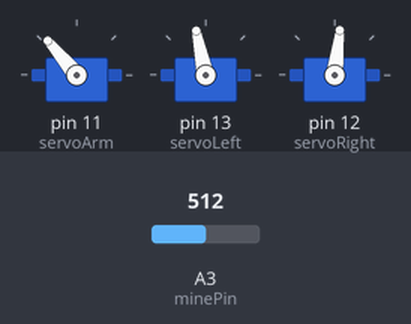
The sketch below on a simulated Arduino Uno, built with avr-gcc and run on an emulated ATmega328P. Parts: 3 × servo. The test bench sets the inputs (shaded band); at power-on: A3 (minePin) = 512. What the sketch prints to the serial monitor is not drawn.

Above: at 0.41 s.
At 5.24 s:
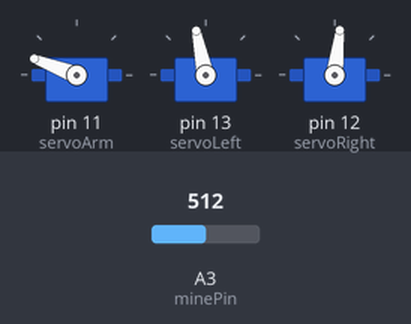
At 8.06 s:
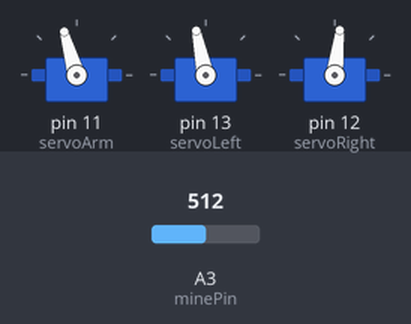
At 18.57 s:
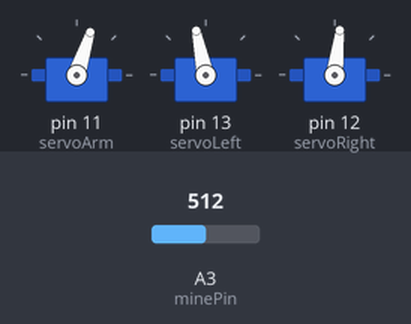
At 29.4 s:
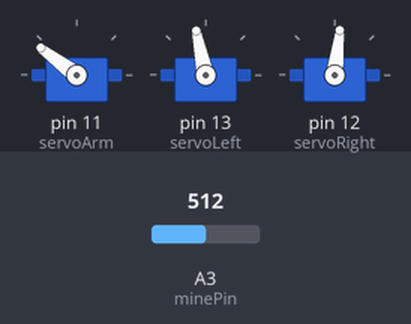
At 37.9 s:
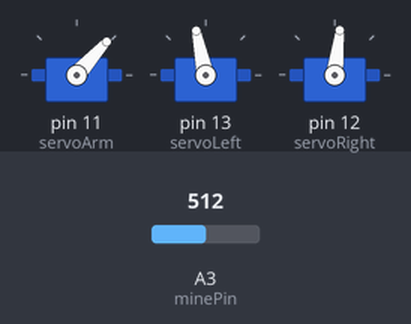
Timing chart, 0 to 40.0 s (numbered marks = the images above):
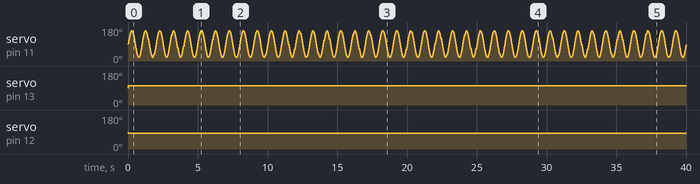

The sketch:

roamingForMines2.ino
```cpp
// Robotics with the BOE Shield
// Go forward.  Back up and turn if whiskers indicate BOE Shield bot bumped
// into something.
//////////// Parameters  //////////////////////////////////////////////////
const int speedZero=1500;           //servo speed for zero
const int speedMax=100;             //The servo number for max
const double armPeriod = 1000;
const int speedLeftIsMax = 1;        //if left is higher, set to 1, else -1
const int minePin = A3;
const int criticalReading = 20;    //Below this reading mine is declared
const int rotationTime = 1000;     // If a mine is detected, rotate for this time
const int maxAngle = 70;            //Range of movement
const int armCenter = 90;           //middle position of arm
const int noOfSlices = 3;           //Mustn't be changed from 3
const double pi = 3.14159265358979;
double turningTime = 0.0;
double tresh = 0.6;


//dt=1;//miliseconds
///////////////////////////////////////////////////////////////////////////
#include <Servo.h>                           // Include servo library

Servo servoLeft;                             // Declare left and right servos
Servo servoRight;
Servo servoArm;
double visibilitySlices[] = {0, 0, 0};
double sliceCoverageLR = (2*maxAngle)/(noOfSlices+1);
double sliceCoverageC = (2*maxAngle)/(noOfSlices+1);
double sliceDecayUp = 0.5;
double sliceDecayDown = 0.1;
boolean turnRight = 1;       // Rotate in this direction if avoiding mine
int currState = 0;
unsigned long time;
unsigned long dt;
unsigned long startTime;
int mineSensor;
int minePrevSensor;
unsigned long timer(boolean set = false);
double rightRead;            // slice value right
double centreRead;           // ...centre...
double leftRead;             // ...right...

void setup(){                                 // Built-in initialization block
  pinMode(7, INPUT);                         // Set right sensor pin to input
  pinMode(5, INPUT);                         // Set left sensor pin to input

  servoArm.attach(11);
  servoLeft.attach(13);                      // Attach left signal to pin 13
  servoRight.attach(12);                     // Attach right signal to pin 12
  Serial.begin(9600);

}

void loop(){
  //debugWrite(currState);
  //Serial.print("state = ");                     // Display "A3 = "
  //Serial.println(currState);                    // Display measured A3 volts
  dt=millis()-time;
  time = millis();

  int readingArm = 0;//1 - irDetect(2, 3, 38000);       // Check for objects on left
  mineSensor = analogRead(minePin);         // Is a mine spotted?

  if(mineSensor < criticalReading && mineSensor!= 0) {
    readingArm = 1;                                 // Is anything spotted?
  }

  //Serial.println(mineSensor);

  double angle = armCenter + maxAngle*sin(double(2*pi*millis())/(armPeriod));
  //double percAngle = armCenter + maxAngle*sin(double(2*pi*(millis()-40))/(armPeriod));
  servoArm.write(angle);
  delay(1);

  if (angle > 90 + 30) {
    // Left slice
    //visibilitySlices[0] = sliceDecay*double(readingArm) + (1-sliceDecay)*visibilitySlices[0];
    if(readingArm == 1) {
      visibilitySlices[0] = sliceDecayUp*double(readingArm) + (1-sliceDecayUp)*visibilitySlices[0];
    }
    else {
      visibilitySlices[0] = sliceDecayDown*double(readingArm) + (1-sliceDecayDown)*visibilitySlices[0];
    }

  }
  else if (angle < 90 - 30) {
    // Right slice
     //visibilitySlices[2] = sliceDecay*double(readingArm) + (1-sliceDecay)*visibilitySlices[2];
    if(readingArm == 1) {
      visibilitySlices[2] = sliceDecayUp*double(readingArm) + (1-sliceDecayUp)*visibilitySlices[2];
    }
    else {
      visibilitySlices[2] = sliceDecayDown*double(readingArm) + (1-sliceDecayDown)*visibilitySlices[2];
    }
  }
  else {
    // Middle slice
    //visibilitySlices[1] = sliceDecay*double(readingArm) + (1-sliceDecay)*visibilitySlices[1];
    if(readingArm == 1) {
      visibilitySlices[1] = sliceDecayUp*double(readingArm) + (1-sliceDecayUp)*visibilitySlices[1];
    }
    else {
      visibilitySlices[1] = sliceDecayDown*double(readingArm) + (1-sliceDecayDown)*visibilitySlices[1];
    }
  }
  /*else if ((angle > armCenter - maxAngle) && (angle <= maxAngle + armCenter - sliceCoverageC )){
    // Right slice
    visibilitySlices[2] = sliceDecay*double(readingArm) + (1-sliceDecay)*visibilitySlices[2];
  }
  */
  //Serial.println(currState);
  //Start of statemachine

  switch (currState){
      case 0:
        //Some init that we may need to redo here
        // for now, keep empty

        rightRead = visibilitySlices[2];
        centreRead = visibilitySlices[1];
        leftRead = visibilitySlices[0];


        Serial.print(leftRead);
        Serial.print("  ");
        Serial.print(centreRead);
        Serial.print("  ");
        Serial.println(rightRead);


        //rightWheel(0);//(1-centreRead)*(1-1.5*leftRead));
        //leftWheel(0);//(1-centreRead)*(1-1.5*rightRead));


        if(1){//centreRead < tresh){//(leftRead < tresh) && (centreRead < tresh) && (rightRead < tresh)){
          rightWheel((1-centreRead)*(1-leftRead));
          leftWheel((1-centreRead)*(1-rightRead));
        }
        else if (1) {
          rightWheel(-1);
          leftWheel(1);
        }
        else if (centreRead >= tresh){//((leftRead >= tresh) && (centreRead >= tresh) && (rightRead >= tresh)){
          timer(true);
          turningTime = 1000.0;
          currState = 1;
          //turn around for one second
        }
        else if ((leftRead >= tresh) && (centreRead < tresh) && (rightRead < tresh)){
          timer(true);
          turningTime = 100.0;
          currState = 1;
        // turn a little bit away
        }
         else if ((leftRead < tresh) && (centreRead < tresh) && (rightRead >= tresh)){
          timer(true);
          turningTime = 100.0;
          currState = 2;
        // turn a little bit away
         }
          else if ((leftRead >= tresh) && (centreRead < tresh) && (rightRead >= tresh)){
        forward();
        //go forward
         }
        else if ((leftRead >= tresh) && (centreRead >= tresh) && (rightRead < tresh)){
        // turn away
          timer(true);
          turningTime = 500.0;
          currState = 1;
        }
         else if ((leftRead < tresh) && (centreRead >= tresh) && (rightRead >= tresh)){
        // turn away
          timer(true);
          turningTime = 500.0;
          currState = 2;
         }

        break;
      case 1: //rotate right
        if(millis() + timer() < turningTime) {
            rightWheel(1);
            leftWheel(-1);
          }
          else {
            rightWheel(1);
            leftWheel(1);
            currState = 0;
          }
        break;

        case 2: //rotate left
        if(millis() + timer() < turningTime) {
            leftWheel(1);
            rightWheel(-1);
          }
          else {
            leftWheel(1);
            rightWheel(1);
            currState = 0;
          }
        break;
  }

}


//Sets the spped, input is the speed and should be between -1 and 1
void leftWheel(double sp){
  servoLeft.writeMicroseconds(speedZero+(double(speedMax)*sp)*speedLeftIsMax);
}

void rightWheel(double sp){
  servoRight.writeMicroseconds(speedZero-double((speedMax)*sp)*speedLeftIsMax);
}

void forward(){
  leftWheel(1);
  rightWheel(1);
}
/*
void turnLeft(double turnTime){
  leftWheel(-1);
  rightWheel(1);
}

void turnRight(double turnTime){
  leftWheel(1);
  rightWheel(-1);
}
*/

void backward(){
  leftWheel(-1);
  rightWheel(-1);
}


//If arg1 is true, the timer will be reset. else, return time in ms since last reset

unsigned long timer(boolean set){
  if (set) {
    startTime=time;
    return 0;
  }else{
    return time-startTime;
  }
}

int irDetect(int irLedPin, int irReceiverPin, long frequency){
  tone(irLedPin, frequency, 8);
  delay(1);
  int ir = digitalRead(irReceiverPin);
  delay(1);
  return ir;
}

boolean mineSens(){
  mineSensor=analogRead(minePin);
  if (minePrevSensor - mineSensor > 10){
    minePrevSensor=mineSensor;
    return true;
  }else{
    minePrevSensor=mineSensor;
    return false;
  }
}
```

Measured:
- by itself, servo on pin 13 (servoLeft): 90° → 102° at 0.01 s
- by itself, servo on pin 12 (servoRight): 90° → 83° at 0.01 s
